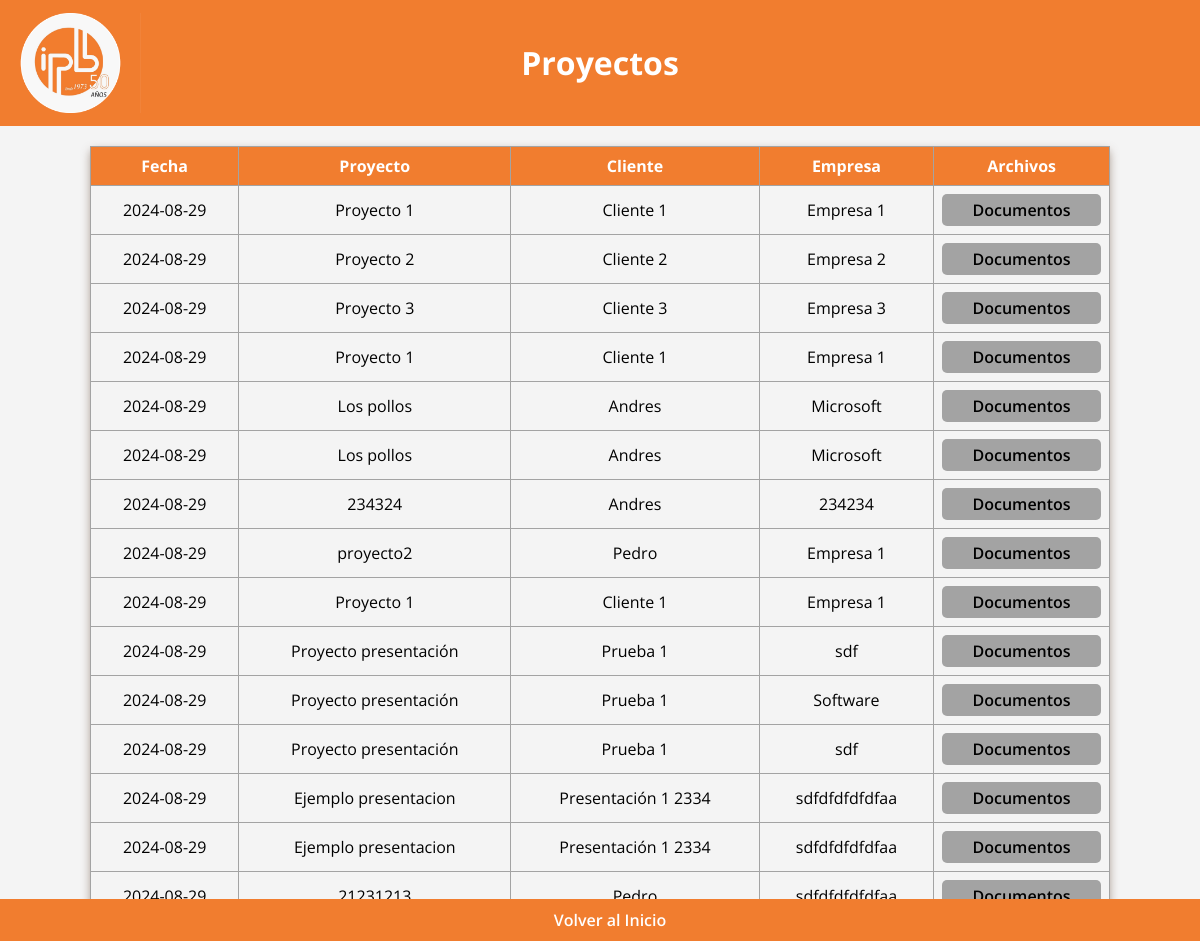
Page /lista_proyectos on the committed database.
### app.py (models this page shows, shortened)
class Cotizacion(db.Model):
    id = db.Column(db.Integer, primary_key=True)
    fecha = db.Column(db.Date, default=lambda: datetime.now(pytz.timezone('America/Bogota')).date())
    ciudad = db.Column(db.String(100), nullable=False)
    empresa = db.Column(db.String(100), nullable=False)
    proyecto = db.Column(db.String(100), nullable=False)
    plazo = db.Column(db.String(100), nullable=False)
    entrega = db.Column(db.String(100), nullable=False)
    anticipo = db.Column(db.Integer, nullable=False)
    p_acta = db.Column(db.Integer, nullable=False)
    f_acta = db.Column(db.Integer, nullable=False)
    consecutivo = db.Column(db.Integer, nullable=False)
    version_padre_id = db.Column(db.Integer, db.ForeignKey('cotizacion.id'), nullable=True)
    versiones = db.relationship('Cotizacion', backref=db.backref('version_padre', remote_side=[id]), lazy=True)
    productos_detalle = db.relationship('CotizacionProducto', backref='cotizacion', lazy=True)
    cliente_id = db.Column(db.Integer, db.ForeignKey('cliente.id'), nullable=False)
    cliente = db.relationship('Cliente', backref=db.backref('cotizaciones', lazy=True))
    servicio = db.Column(db.String(1000), nullable=False, default="v")

class Cliente(db.Model):
    id = db.Column(db.Integer, primary_key=True)
    nombre = db.Column(db.String(100), nullable=False)
    celular = db.Column(db.Integer, nullable=False)
    email = db.Column(db.String(100), nullable=False)
    """
    cotizacion_id = db.Column(db.Integer, db.ForeignKey('cotizacion.id'))
    cotizaciones = db.relationship('Cotizacion', back_populates='clienten', order_by='Cotizacion.id')
    """

### app.py (the view)
@app.route('/lista_proyectos')
def lista_proyectos():
    cotizaciones = Cotizacion.query.all()
    return render_template('lista_proyectos.html', cotizaciones=cotizaciones)

### templates/lista_proyectos.html (shortened to what this page needs)
<!DOCTYPE html>
<html lang="en">
<head>
    <link rel="stylesheet" href="{{ url_for('static', filename='styleListaCotizaciones.css') }}">
</head>
<body>
    <header>
        <img src="static/logobonito.png" alt="Logo de IPB SAS" class="logobonito">
        <h1>Proyectos</h1>
    </header>
    <table id="myTable" border="1" class="cotizaciones">
        <thead>
            <tr>
                <th>Fecha</th>
                <th>Proyecto</th>
                <th>Cliente</th>
                <th>Empresa</th>
                <th>Archivos</th>
            </tr>
        </thead>
        <tbody>
            {% for cotizacion in cotizaciones%}
            <tr>
                <td>{{ cotizacion.fecha }}</td>
                <td>{{ cotizacion.proyecto }}</td>
                <td>{{ cotizacion.cliente.nombre }}</td>
                <td>{{ cotizacion.empresa }}</td>
                <td><a href="/versiones_cotizacion/{{cotizacion.id}}"class="btn-ver-cotizacion">Documentos</a></td>
            </tr>
            {% endfor %}
        </tbody>
    </table>
    <footer>
        <a href="/" class="support-link">Volver al Inicio</a>
    </footer>
</body>
</html>

### static/styleListaCotizaciones.css (style rules this page uses)
body { font-family: 'Open Sans', Arial, sans-serif; margin: 0; padding: 0; box-sizing: border-box; background-color: #f4f4f4; }
header { background-color: #f17d2f; color: white; padding: 20px; text-align: center; position: relative; }
header .logobonito { height: 100px; width: auto; position: absolute; top: 50%; left: 0; transform: translateY(-50%); }
th, td { padding: 8px; text-align: center; border-bottom: 1px solid #a3a3a3; }
th { background-color: #f17d2f; color: white; }
#myTable { border-collapse: collapse; width: 85%; margin: 20px auto; border: 1px solid #a3a3a3; border-radius: 5px; box-shadow: 0 4px 8px #6b4e3a80; }
.btn-ver-cotizacion { display: block; padding: 5px 2px; background-color: #a3a3a3; color: rgb(0, 0, 0); border: none; border-radius: 5px; text-decoration: none; text-align: center; font-weight: 600; cursor: pointer; transition: background-color 0.3s ease; }
footer { background-color: #f17d2f; color: white; padding: 10px; text-align: center; position: fixed; width: 100%; bottom: 0; }
.support-link { color: white; text-decoration: none; font-weight: 600; }

### rows in the picture
Cotizacion: fecha "2024-08-29", proyecto "Proyecto 1", cliente.nombre "Cliente 1", empresa "Empresa 1"
Cotizacion: fecha "2024-08-29", proyecto "Proyecto 2", cliente.nombre "Cliente 2", empresa "Empresa 2"
Cotizacion: fecha "2024-08-29", proyecto "Proyecto 3", cliente.nombre "Cliente 3", empresa "Empresa 3"
Cotizacion: fecha "2024-08-29", proyecto "Proyecto 1", cliente.nombre "Cliente 1", empresa "Empresa 1"
Cotizacion: fecha "2024-08-29", proyecto "Los pollos", cliente.nombre "Andres", empresa "Microsoft"
Cotizacion: fecha "2024-08-29", proyecto "Los pollos", cliente.nombre "Andres", empresa "Microsoft"
Cotizacion: fecha "2024-08-29", proyecto "234324", cliente.nombre "Andres", empresa "234234"
Cotizacion: fecha "2024-08-29", proyecto "proyecto2", cliente.nombre "Pedro", empresa "Empresa 1"
Cotizacion: fecha "2024-08-29", proyecto "Proyecto 1", cliente.nombre "Cliente 1", empresa "Empresa 1"
Cotizacion: fecha "2024-08-29", proyecto "Proyecto presentación", cliente.nombre "Prueba 1", empresa "sdf"
Cotizacion: fecha "2024-08-29", proyecto "Proyecto presentación", cliente.nombre "Prueba 1", empresa "Software"
Cotizacion: fecha "2024-08-29", proyecto "Proyecto presentación", cliente.nombre "Prueba 1", empresa "sdf"
Cotizacion: fecha "2024-08-29", proyecto "Ejemplo presentacion", cliente.nombre "Presentación 1 2334", empresa "sdfdfdfdfdfaa"
Cotizacion: fecha "2024-08-29", proyecto "Ejemplo presentacion", cliente.nombre "Presentación 1 2334", empresa "sdfdfdfdfdfaa"
Cotizacion: fecha "2024-08-29", proyecto "21231213", cliente.nombre "Pedro", empresa "sdfdfdfdfdfaa"
